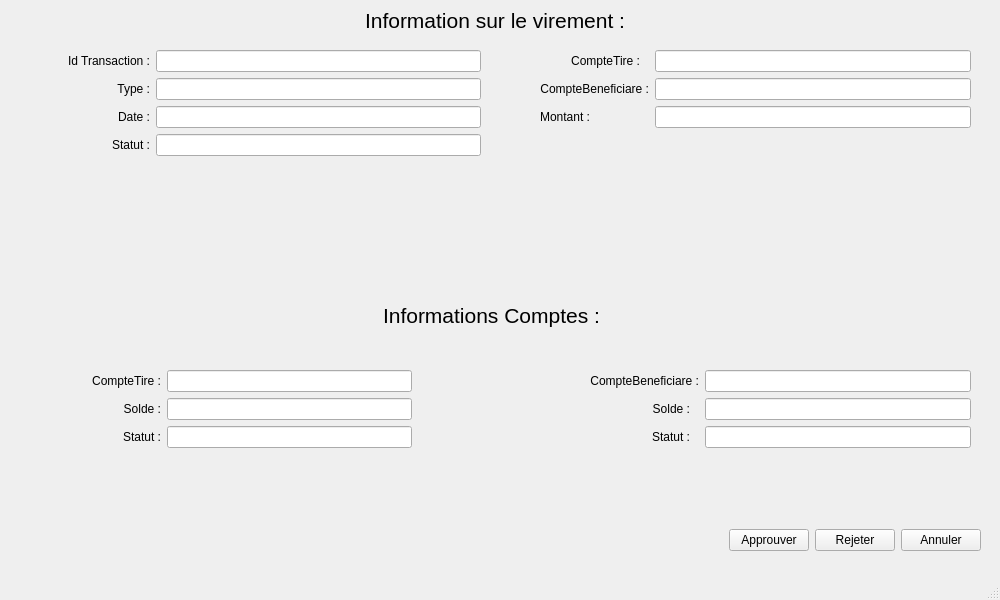
<?xml version="1.0" encoding="UTF-8"?>
<ui version="4.0">
 <class>UIInspectAccount</class>
 <widget class="QMainWindow" name="UIInspectAccount">
  <property name="geometry">
   <rect>
    <x>0</x>
    <y>0</y>
    <width>1000</width>
    <height>600</height>
   </rect>
  </property>
  <property name="minimumSize">
   <size>
    <width>1000</width>
    <height>600</height>
   </size>
  </property>
  <property name="maximumSize">
   <size>
    <width>1280</width>
    <height>600</height>
   </size>
  </property>
  <property name="windowTitle">
   <string>MainWindow</string>
  </property>
  <widget class="QWidget" name="centralwidget">
   <widget class="QWidget" name="horizontalLayoutWidget">
    <property name="geometry">
     <rect>
      <x>20</x>
      <y>0</y>
      <width>951</width>
      <height>41</height>
     </rect>
    </property>
    <layout class="QHBoxLayout" name="horizontalLayoutNorth">
     <item>
      <spacer name="horizontalSpacer">
       <property name="orientation">
        <enum>Qt::Horizontal</enum>
       </property>
       <property name="sizeHint" stdset="0">
        <size>
         <width>40</width>
         <height>20</height>
        </size>
       </property>
      </spacer>
     </item>
     <item>
      <widget class="QLabel" name="label">
       <property name="font">
        <font>
         <pointsize>16</pointsize>
         <weight>50</weight>
         <bold>false</bold>
        </font>
       </property>
       <property name="text">
        <string>Information sur le virement :</string>
       </property>
       <property name="textFormat">
        <enum>Qt::AutoText</enum>
       </property>
       <property name="wordWrap">
        <bool>false</bool>
       </property>
      </widget>
     </item>
     <item>
      <spacer name="horizontalSpacer_2">
       <property name="orientation">
        <enum>Qt::Horizontal</enum>
       </property>
       <property name="sizeHint" stdset="0">
        <size>
         <width>40</width>
         <height>20</height>
        </size>
       </property>
      </spacer>
     </item>
    </layout>
   </widget>
   <widget class="QWidget" name="formLayoutWidget">
    <property name="geometry">
     <rect>
      <x>50</x>
      <y>50</y>
      <width>431</width>
      <height>161</height>
     </rect>
    </property>
    <layout class="QFormLayout" name="formLayoutInfo_1">
     <item row="0" column="0">
      <widget class="QLabel" name="labelId">
       <property name="minimumSize">
        <size>
         <width>100</width>
         <height>20</height>
        </size>
       </property>
       <property name="maximumSize">
        <size>
         <width>16777215</width>
         <height>16777215</height>
        </size>
       </property>
       <property name="text">
        <string>Id Transaction :</string>
       </property>
       <property name="alignment">
        <set>Qt::AlignRight|Qt::AlignTrailing|Qt::AlignVCenter</set>
       </property>
      </widget>
     </item>
     <item row="0" column="1">
      <widget class="QLineEdit" name="lineEditIdTransaction">
       <property name="readOnly">
        <bool>true</bool>
       </property>
      </widget>
     </item>
     <item row="1" column="0">
      <widget class="QLabel" name="labelType">
       <property name="minimumSize">
        <size>
         <width>100</width>
         <height>20</height>
        </size>
       </property>
       <property name="text">
        <string>Type :</string>
       </property>
       <property name="alignment">
        <set>Qt::AlignRight|Qt::AlignTrailing|Qt::AlignVCenter</set>
       </property>
      </widget>
     </item>
     <item row="1" column="1">
      <widget class="QLineEdit" name="lineEditType">
       <property name="readOnly">
        <bool>true</bool>
       </property>
      </widget>
     </item>
     <item row="2" column="0">
      <widget class="QLabel" name="labelDate">
       <property name="minimumSize">
        <size>
         <width>100</width>
         <height>20</height>
        </size>
       </property>
       <property name="text">
        <string>Date :</string>
       </property>
       <property name="alignment">
        <set>Qt::AlignRight|Qt::AlignTrailing|Qt::AlignVCenter</set>
       </property>
      </widget>
     </item>
     <item row="2" column="1">
      <widget class="QLineEdit" name="lineEditDate">
       <property name="readOnly">
        <bool>true</bool>
       </property>
      </widget>
     </item>
     <item row="3" column="0">
      <widget class="QLabel" name="labelStatutTransac">
       <property name="minimumSize">
        <size>
         <width>100</width>
         <height>20</height>
        </size>
       </property>
       <property name="text">
        <string>Statut :</string>
       </property>
       <property name="alignment">
        <set>Qt::AlignRight|Qt::AlignTrailing|Qt::AlignVCenter</set>
       </property>
      </widget>
     </item>
     <item row="3" column="1">
      <widget class="QLineEdit" name="lineEditStatutTransac">
       <property name="readOnly">
        <bool>true</bool>
       </property>
      </widget>
     </item>
    </layout>
   </widget>
   <widget class="QWidget" name="formLayoutWidget_2">
    <property name="geometry">
     <rect>
      <x>540</x>
      <y>50</y>
      <width>431</width>
      <height>161</height>
     </rect>
    </property>
    <layout class="QFormLayout" name="formLayoutInfo_2">
     <item row="0" column="0">
      <widget class="QLabel" name="labelTire">
       <property name="minimumSize">
        <size>
         <width>100</width>
         <height>20</height>
        </size>
       </property>
       <property name="text">
        <string>CompteTire :</string>
       </property>
       <property name="alignment">
        <set>Qt::AlignRight|Qt::AlignTrailing|Qt::AlignVCenter</set>
       </property>
      </widget>
     </item>
     <item row="0" column="1">
      <widget class="QLineEdit" name="lineEditCompTire">
       <property name="readOnly">
        <bool>true</bool>
       </property>
      </widget>
     </item>
     <item row="1" column="0">
      <widget class="QLabel" name="labelComBenef">
       <property name="minimumSize">
        <size>
         <width>100</width>
         <height>20</height>
        </size>
       </property>
       <property name="text">
        <string>CompteBeneficiare :</string>
       </property>
       <property name="alignment">
        <set>Qt::AlignRight|Qt::AlignTrailing|Qt::AlignVCenter</set>
       </property>
      </widget>
     </item>
     <item row="1" column="1">
      <widget class="QLineEdit" name="lineEditComBenef">
       <property name="readOnly">
        <bool>true</bool>
       </property>
      </widget>
     </item>
     <item row="2" column="0">
      <widget class="QLabel" name="labelMontant">
       <property name="text">
        <string>Montant :</string>
       </property>
       <property name="alignment">
        <set>Qt::AlignRight|Qt::AlignTrailing|Qt::AlignVCenter</set>
       </property>
      </widget>
     </item>
     <item row="2" column="1">
      <widget class="QLineEdit" name="lineEditMontant">
       <property name="readOnly">
        <bool>true</bool>
       </property>
      </widget>
     </item>
    </layout>
   </widget>
   <widget class="QWidget" name="horizontalLayoutWidget_2">
    <property name="geometry">
     <rect>
      <x>11</x>
      <y>280</y>
      <width>961</width>
      <height>71</height>
     </rect>
    </property>
    <layout class="QHBoxLayout" name="horizontalLayoutCenter">
     <item>
      <spacer name="horizontalSpacer_3">
       <property name="orientation">
        <enum>Qt::Horizontal</enum>
       </property>
       <property name="sizeHint" stdset="0">
        <size>
         <width>40</width>
         <height>20</height>
        </size>
       </property>
      </spacer>
     </item>
     <item>
      <widget class="QLabel" name="label_12">
       <property name="font">
        <font>
         <pointsize>16</pointsize>
         <weight>50</weight>
         <bold>false</bold>
        </font>
       </property>
       <property name="text">
        <string>Informations Comptes :</string>
       </property>
       <property name="textFormat">
        <enum>Qt::AutoText</enum>
       </property>
       <property name="wordWrap">
        <bool>false</bool>
       </property>
      </widget>
     </item>
     <item>
      <spacer name="horizontalSpacer_4">
       <property name="orientation">
        <enum>Qt::Horizontal</enum>
       </property>
       <property name="sizeHint" stdset="0">
        <size>
         <width>40</width>
         <height>20</height>
        </size>
       </property>
      </spacer>
     </item>
    </layout>
   </widget>
   <widget class="QWidget" name="formLayoutWidget_3">
    <property name="geometry">
     <rect>
      <x>61</x>
      <y>370</y>
      <width>351</width>
      <height>111</height>
     </rect>
    </property>
    <layout class="QFormLayout" name="formLayoutDebiter">
     <item row="0" column="0">
      <widget class="QLabel" name="labelCompTire">
       <property name="minimumSize">
        <size>
         <width>100</width>
         <height>20</height>
        </size>
       </property>
       <property name="text">
        <string>CompteTire :</string>
       </property>
       <property name="alignment">
        <set>Qt::AlignRight|Qt::AlignTrailing|Qt::AlignVCenter</set>
       </property>
      </widget>
     </item>
     <item row="0" column="1">
      <widget class="QLineEdit" name="lineEditComptTire">
       <property name="readOnly">
        <bool>true</bool>
       </property>
      </widget>
     </item>
     <item row="1" column="0">
      <widget class="QLabel" name="labelSoldeTire">
       <property name="minimumSize">
        <size>
         <width>100</width>
         <height>20</height>
        </size>
       </property>
       <property name="text">
        <string>Solde :</string>
       </property>
       <property name="alignment">
        <set>Qt::AlignRight|Qt::AlignTrailing|Qt::AlignVCenter</set>
       </property>
      </widget>
     </item>
     <item row="1" column="1">
      <widget class="QLineEdit" name="lineEditSoldeTire">
       <property name="readOnly">
        <bool>true</bool>
       </property>
      </widget>
     </item>
     <item row="2" column="0">
      <widget class="QLabel" name="labelStatutTire">
       <property name="minimumSize">
        <size>
         <width>100</width>
         <height>20</height>
        </size>
       </property>
       <property name="text">
        <string>Statut :</string>
       </property>
       <property name="alignment">
        <set>Qt::AlignRight|Qt::AlignTrailing|Qt::AlignVCenter</set>
       </property>
      </widget>
     </item>
     <item row="2" column="1">
      <widget class="QLineEdit" name="lineEditStatutTire">
       <property name="readOnly">
        <bool>true</bool>
       </property>
      </widget>
     </item>
    </layout>
   </widget>
   <widget class="QWidget" name="formLayoutWidget_4">
    <property name="geometry">
     <rect>
      <x>590</x>
      <y>370</y>
      <width>381</width>
      <height>111</height>
     </rect>
    </property>
    <layout class="QFormLayout" name="formLayoutCrediter">
     <item row="0" column="0">
      <widget class="QLabel" name="labelCompBenef">
       <property name="minimumSize">
        <size>
         <width>100</width>
         <height>20</height>
        </size>
       </property>
       <property name="text">
        <string>CompteBeneficiare :</string>
       </property>
       <property name="alignment">
        <set>Qt::AlignRight|Qt::AlignTrailing|Qt::AlignVCenter</set>
       </property>
      </widget>
     </item>
     <item row="1" column="0">
      <widget class="QLabel" name="labelSoldeBenef">
       <property name="minimumSize">
        <size>
         <width>100</width>
         <height>20</height>
        </size>
       </property>
       <property name="text">
        <string>Solde :</string>
       </property>
       <property name="alignment">
        <set>Qt::AlignRight|Qt::AlignTrailing|Qt::AlignVCenter</set>
       </property>
      </widget>
     </item>
     <item row="0" column="1">
      <widget class="QLineEdit" name="lineEditCompBenef">
       <property name="readOnly">
        <bool>true</bool>
       </property>
      </widget>
     </item>
     <item row="1" column="1">
      <widget class="QLineEdit" name="lineEditSoldeBenef">
       <property name="readOnly">
        <bool>true</bool>
       </property>
      </widget>
     </item>
     <item row="2" column="0">
      <widget class="QLabel" name="labelStatutBenef">
       <property name="minimumSize">
        <size>
         <width>100</width>
         <height>20</height>
        </size>
       </property>
       <property name="text">
        <string>Statut :</string>
       </property>
       <property name="alignment">
        <set>Qt::AlignRight|Qt::AlignTrailing|Qt::AlignVCenter</set>
       </property>
      </widget>
     </item>
     <item row="2" column="1">
      <widget class="QLineEdit" name="lineEditStatutBenef">
       <property name="readOnly">
        <bool>true</bool>
       </property>
      </widget>
     </item>
    </layout>
   </widget>
   <widget class="QWidget" name="horizontalLayoutWidget_3">
    <property name="geometry">
     <rect>
      <x>20</x>
      <y>510</y>
      <width>961</width>
      <height>61</height>
     </rect>
    </property>
    <layout class="QHBoxLayout" name="horizontalLayoutButtons">
     <item>
      <spacer name="horizontalSpacer_5">
       <property name="orientation">
        <enum>Qt::Horizontal</enum>
       </property>
       <property name="sizeHint" stdset="0">
        <size>
         <width>40</width>
         <height>20</height>
        </size>
       </property>
      </spacer>
     </item>
     <item>
      <widget class="QPushButton" name="pushButtonApprouver">
       <property name="text">
        <string>Approuver</string>
       </property>
      </widget>
     </item>
     <item>
      <widget class="QPushButton" name="pushButtonRejeter">
       <property name="text">
        <string>Rejeter</string>
       </property>
      </widget>
     </item>
     <item>
      <widget class="QPushButton" name="pushButtonAnnuler">
       <property name="text">
        <string>Annuler</string>
       </property>
      </widget>
     </item>
    </layout>
   </widget>
  </widget>
  <widget class="QMenuBar" name="menubar">
   <property name="geometry">
    <rect>
     <x>0</x>
     <y>0</y>
     <width>1000</width>
     <height>21</height>
    </rect>
   </property>
  </widget>
  <widget class="QStatusBar" name="statusbar"/>
 </widget>
 <resources/>
 <connections/>
</ui>
